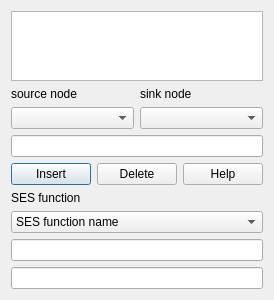
              <widget class="QWidget" name="couplingm2">
               <property name="geometry">
                <rect>
                 <x>0</x>
                 <y>0</y>
                 <width>257</width>
                 <height>293</height>
                </rect>
               </property>
               <attribute name="label">
                <string>Coupling</string>
               </attribute>
               <layout class="QVBoxLayout" name="verticalLayout_5">
                <item>
                 <widget class="QTableView" name="tvcouplingviewm2">
                  <property name="selectionMode">
                   <enum>QAbstractItemView::MultiSelection</enum>
                  </property>
                  <property name="selectionBehavior">
                   <enum>QAbstractItemView::SelectRows</enum>
                  </property>
                 </widget>
                </item>
                <item>
                 <layout class="QHBoxLayout" name="couplinghhm2">
                  <item>
                   <widget class="QLabel" name="lcouplingssonamem2">
                    <property name="text">
                     <string>source node</string>
                    </property>
                   </widget>
                  </item>
                  <item>
                   <widget class="QLabel" name="lcouplingssinamem2">
                    <property name="text">
                     <string>sink node</string>
                    </property>
                   </widget>
                  </item>
                 </layout>
                </item>
                <item>
                 <layout class="QHBoxLayout" name="couplinghhhm2">
                  <item>
                   <widget class="QComboBox" name="cbcouplingssonamem2"/>
                  </item>
                  <item>
                   <widget class="QComboBox" name="cbcouplingssinamem2"/>
                  </item>
                 </layout>
                </item>
                <item>
                 <widget class="QLineEdit" name="lelistcouplingm2"/>
                </item>
                <item>
                 <layout class="QHBoxLayout" name="couplinghm2">
                  <item>
                   <widget class="QPushButton" name="bcouplingsinsertm2">
                    <property name="text">
                     <string>Insert</string>
                    </property>
                    <property name="icon">
                     <iconset resource="icons.qrc">
                      <normaloff>:/icons/ieditadd.png</normaloff>:/icons/ieditadd.png</iconset>
                    </property>
                    <property name="default">
                     <bool>true</bool>
                    </property>
                   </widget>
                  </item>
                  <item>
                   <widget class="QPushButton" name="bcouplingsdeletem2">
                    <property name="text">
                     <string>Delete</string>
                    </property>
                    <property name="icon">
                     <iconset resource="icons.qrc">
                      <normaloff>:/icons/ieditdelete.png</normaloff>:/icons/ieditdelete.png</iconset>
                    </property>
                   </widget>
                  </item>
                  <item>
                   <widget class="QPushButton" name="bcouplingshelpm2">
                    <property name="text">
                     <string>Help</string>
                    </property>
                    <property name="icon">
                     <iconset resource="icons.qrc">
                      <normaloff>:/icons/ihelp.png</normaloff>:/icons/ihelp.png</iconset>
                    </property>
                   </widget>
                  </item>
                 </layout>
                </item>
                <item>
                 <widget class="QLabel" name="lcbcouplingfunselectm2">
                  <property name="text">
                   <string>SES function</string>
                  </property>
                 </widget>
                </item>
                <item>
                 <widget class="QComboBox" name="cbcouplingfunselectm2">
                  <item>
                   <property name="text">
                    <string>SES function name</string>
                   </property>
                  </item>
                 </widget>
                </item>
                <item>
                 <widget class="QLineEdit" name="lecouplingfunselectm2"/>
                </item>
                <item>
                 <widget class="QLineEdit" name="lecouplingfunselectresm2">
                  <property name="readOnly">
                   <bool>true</bool>
                  </property>
                 </widget>
                </item>
               </layout>
              </widget>
